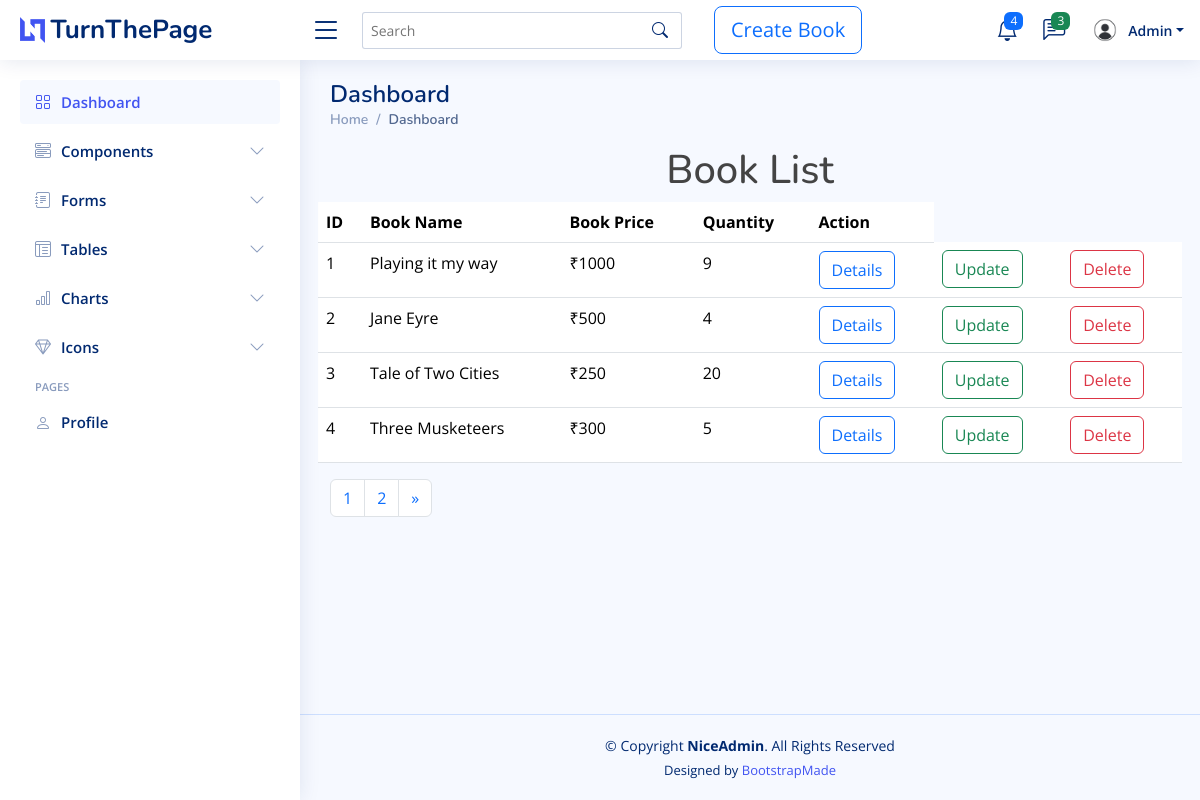
Page /list/ on the committed database.
### bookapp/models.py (models this page shows, shortened)
class Book(models.Model):
    title=models.CharField(max_length=250,null=True)
    price=models.IntegerField(null=True)
    image=models.ImageField(upload_to='book_media')
    quantity=models.IntegerField()
    author = models.ForeignKey(Author, on_delete=models.CASCADE)

### bookapp/views.py (the view)
# urls.py: path('list/',views.ListBook,name='list'),
def ListBook(request):
    books = Book.objects.all()
    paginator=Paginator(books,4)
    page_number=request.GET.get('page')
    try:
        page=paginator.get_page(page_number)
    except EmptyPage:
        page=paginator.page(page_number.num_pages)
    return render(request,'listbook.html',{'books':books,'page':page})

### templates/listbook.html (shortened to what this page needs)
{% extends 'base.html' %}
{% load static %}
{% block content %}
<h1 class="text-center">Book List</h1>
<table class="table">
  <thead>
    <tr>
        <th scope="col">ID</th>
        <th scope="col">Book Name</th>
        <th scope="col">Book Price</th>
        <th scope="col">Quantity</th>
        <th scope="col" >Action</th>
    </tr>
  </thead>
  <tbody>
    {% for book in page.object_list %}
    <tr>
        <td scope="row">{{forloop.counter}}</td>
        <td>{{book.title}}</td>
        <td>₹{{book.price}}</td>
        <td>{{book.quantity}}</td>
        <td><a href="{% url 'details' book.id %}" type="submit" class="btn btn-outline-primary">Details</a></td>
        <td><a href="{% url 'update' book.id %}" type="submit" class="btn btn-outline-success">Update</a></td>
        <td><a href="{% url 'delete' book.id %}" type="submit" class="btn btn-outline-danger">Delete</a></td>
    </tr>
    {% endfor %}
  </tbody>
</table>
<nav aria-label="Page navigation example">
  <ul class="pagination">
      {% for num in page.paginator.page_range %}
    <li class="page-item {% if page.number == num %}activate{% endif %}">
        <a class="page-link" href="?page={{num}}">{{num}}</a></li>
      {% endfor %}
      {% if page.has_next %}
      <li class="page-item">
          <a class="page-link" href="?page={{ page.next_page_number }}" aria-label="Next">
              <span aria-hidden="true">&raquo;</span>
          </a>
      </li>
      {% endif %}
  </ul>
</nav>
{% endblock %}

### templates/base.html (shortened to what this page needs)
<!DOCTYPE html>
{% load static %}
<html lang="en">
<head>
  <link href="{%static 'assets/vendor/bootstrap/css/bootstrap.min.css' %}" rel="stylesheet">
  <link href="{%static 'assets/vendor/bootstrap-icons/bootstrap-icons.css' %}" rel="stylesheet">
  <link href="{%static 'assets/vendor/boxicons/css/boxicons.min.css' %}" rel="stylesheet">
  <link href="{%static 'assets/vendor/quill/quill.snow.css' %}" rel="stylesheet">
  <link href="{%static 'assets/vendor/quill/quill.bubble.css' %}" rel="stylesheet">
  <link href="{%static 'assets/vendor/remixicon/remixicon.css' %}" rel="stylesheet">
  <link href="{%static 'assets/vendor/simple-datatables/style.css' %}" rel="stylesheet">
  <link href=" {%static 'assets/css/style.css' %}" rel="stylesheet">
</head>
<body class="d-flex flex-column" style="min-height: 100vh;">
  <header id="header" class="header fixed-top d-flex align-items-center">
    <div class="d-flex align-items-center justify-content-between">
      <a href="{% url 'list' %}" class="logo d-flex align-items-center">
        <img src="{% static 'assets/img/logo.png' %}" alt="">
        <span class="d-none d-lg-block">TurnThePage</span>
      </a>
      <i class="bi bi-list toggle-sidebar-btn"></i>
    </div>
    <div class="search-bar">
      <form class="search-form d-flex align-items-center" method="get" action="{% url 'search' %}">
        <input type="text" name="q" placeholder="Search" title="Enter books or author ">
        <button type="submit" title="Search"><i class="bi bi-search"></i></button>
      </form>
    </div>
    <div class="container">
      <a href="{% url 'create' %}"  class="btn btn-outline-primary btn-lg">Create Book</a>
    </div>
    <nav class="header-nav ms-auto">
      <ul class="d-flex align-items-center">
        <li class="nav-item dropdown">
          <a class="nav-link nav-icon" href="#" data-bs-toggle="dropdown">
            <i class="bi bi-bell"></i>
            <span class="badge bg-primary badge-number">4</span>
          </a>
        </li>
        <li class="nav-item dropdown">
          <a class="nav-link nav-icon" href="#" data-bs-toggle="dropdown">
            <i class="bi bi-chat-left-text"></i>
            <span class="badge bg-success badge-number">3</span>
          </a>
        </li>
        <li class="nav-item dropdown pe-3">
          <a class="nav-link nav-profile d-flex align-items-center pe-0" href="#" data-bs-toggle="dropdown">
            <img src="{% static 'assets/img/profile.jpg' %}" alt="Profile" class="rounded-circle" style="object-fit:cover;width:30px;height:30px;">
            <span class="d-none d-md-block dropdown-toggle ps-2">Admin</span>
          </a>
        </li>
      </ul>
    </nav>
  </header>
  <aside id="sidebar" class="sidebar">
    <ul class="sidebar-nav" id="sidebar-nav">
      <li class="nav-item">
        <a class="nav-link" href="{% url 'list' %}">
          <i class="bi bi-grid"></i>
          <span>Dashboard</span>
        </a>
      </li>
      <li class="nav-item">
        <a class="nav-link collapsed" data-bs-target="#components-nav" data-bs-toggle="collapse" href="#">
          <i class="bi bi-menu-button-wide"></i><span>Components</span><i class="bi bi-chevron-down ms-auto"></i>
        </a>
      </li>
      <li class="nav-item">
        <a class="nav-link collapsed" data-bs-target="#forms-nav" data-bs-toggle="collapse" href="#">
          <i class="bi bi-journal-text"></i><span>Forms</span><i class="bi bi-chevron-down ms-auto"></i>
        </a>
      </li>
      <li class="nav-item">
        <a class="nav-link collapsed" data-bs-target="#tables-nav" data-bs-toggle="collapse" href="#">
          <i class="bi bi-layout-text-window-reverse"></i><span>Tables</span><i class="bi bi-chevron-down ms-auto"></i>
        </a>
      </li>
      <li class="nav-item">
        <a class="nav-link collapsed" data-bs-target="#charts-nav" data-bs-toggle="collapse" href="#">
          <i class="bi bi-bar-chart"></i><span>Charts</span><i class="bi bi-chevron-down ms-auto"></i>
        </a>
      </li>
      <li class="nav-item">
        <a class="nav-link collapsed" data-bs-target="#icons-nav" data-bs-toggle="collapse" href="#">
          <i class="bi bi-gem"></i><span>Icons</span><i class="bi bi-chevron-down ms-auto"></i>
        </a>
      </li>
      <li class="nav-heading">Pages</li>
      <li class="nav-item">
        <a class="nav-link collapsed" href="users-profile.html">
          <i class="bi bi-person"></i>
          <span>Profile</span>
        </a>
      </li>
    </ul>
  </aside>
  <main id="main" class="main">
    <div class="pagetitle">
      <h1>Dashboard</h1>
      <nav>
        <ol class="breadcrumb">
          <li class="breadcrumb-item"><a href="index.html">Home</a></li>
          <li class="breadcrumb-item active">Dashboard</li>
        </ol>
      </nav>
    </div>
    <section class="section dashboard">
      <div class="row">
              {% block content %}
              {% endblock %}
          </div>
    </section>
  </main>
  <footer id="footer" class="footer mt-auto">
    <div class="copyright">
      &copy; Copyright <strong><span>NiceAdmin</span></strong>. All Rights Reserved
    </div>
    <div class="credits">
      Designed by <a href="https://bootstrapmade.com/">BootstrapMade</a>
    </div>
  </footer>
</body>
</html>

### static/assets/css/style.css (style rules this page uses)
:root { scroll-behavior: smooth; }
body { font-family: "Open Sans", sans-serif; background: #f6f9ff; color: #444444; }
a { color: #4154f1; text-decoration: none; }
h1, h2, h3, h4, h5, h6 { font-family: "Nunito", sans-serif; }
#main { margin-top: 60px; padding: 20px 30px; transition: all 0.3s; }
.pagetitle { margin-bottom: 10px; }
.pagetitle h1 { font-size: 24px; margin-bottom: 0; font-weight: 600; color: #012970; }
.breadcrumb { font-size: 14px; font-family: "Nunito", sans-serif; color: #899bbd; font-weight: 600; }
.breadcrumb a { color: #899bbd; transition: 0.3s; }
.breadcrumb .breadcrumb-item::before { color: #899bbd; }
.breadcrumb .active { color: #51678f; font-weight: 600; }
.logo { line-height: 1; }
@media (min-width: 1200px) { .logo { width: 280px; } }
.logo img { max-height: 26px; margin-right: 6px; }
.logo span { font-size: 26px; font-weight: 700; color: #012970; font-family: "Nunito", sans-serif; }
.header { transition: all 0.5s; z-index: 997; height: 60px; box-shadow: 0px 2px 20px rgba(1, 41, 112, 0.1); background-color: #fff; padding-left: 20px; }
.header .toggle-sidebar-btn { font-size: 32px; padding-left: 10px; cursor: pointer; color: #012970; }
.header .search-bar { min-width: 360px; padding: 0 20px; }
.header .search-form { width: 100%; }
.header .search-form input { border: 0; font-size: 14px; color: #012970; border: 1px solid rgba(1, 41, 112, 0.2); padding: 7px 38px 7px 8px; border-radius: 3px; transition: 0.3s; width: 100%; }
.header .search-form button { border: 0; padding: 0; margin-left: -30px; background: none; }
.header .search-form button i { color: #012970; }
.header-nav ul { list-style: none; }
.header-nav>ul { margin: 0; padding: 0; }
.header-nav .nav-icon { font-size: 22px; color: #012970; margin-right: 25px; position: relative; }
.header-nav .nav-profile { color: #012970; }
.header-nav .nav-profile img { max-height: 36px; }
.header-nav .nav-profile span { font-size: 14px; font-weight: 600; }
.header-nav .badge-number { position: absolute; inset: -2px -5px auto auto; font-weight: normal; font-size: 12px; padding: 3px 6px; }
.sidebar { position: fixed; top: 60px; left: 0; bottom: 0; width: 300px; z-index: 996; transition: all 0.3s; padding: 20px; overflow-y: auto; scrollbar-width: thin; scrollbar-color: #aab7cf transparent; box-shadow: 0px 0px 20px rgba(1, 41, 112, 0.1); background-color: #fff; }
@media (min-width: 1200px) { #main, #footer { margin-left: 300px; } }
.sidebar-nav { padding: 0; margin: 0; list-style: none; }
.sidebar-nav li { padding: 0; margin: 0; list-style: none; }
.sidebar-nav .nav-item { margin-bottom: 5px; }
.sidebar-nav .nav-heading { font-size: 11px; text-transform: uppercase; color: #899bbd; font-weight: 600; margin: 10px 0 5px 15px; }
.sidebar-nav .nav-link { display: flex; align-items: center; font-size: 15px; font-weight: 600; color: #4154f1; transition: 0.3; background: #f6f9ff; padding: 10px 15px; border-radius: 4px; }
.sidebar-nav .nav-link i { font-size: 16px; margin-right: 10px; color: #4154f1; }
.sidebar-nav .nav-link.collapsed { color: #012970; background: #fff; }
.sidebar-nav .nav-link.collapsed i { color: #899bbd; }
.sidebar-nav .nav-link .bi-chevron-down { margin-right: 0; transition: transform 0.2s ease-in-out; }
.footer { padding: 20px 0; font-size: 14px; transition: all 0.3s; border-top: 1px solid #cddfff; }
.footer .copyright { text-align: center; color: #012970; }
.footer .credits { padding-top: 5px; text-align: center; font-size: 13px; color: #012970; }

### rows in the picture
Book: title "Playing it my way", price "1000", quantity "9"
Book: title "Jane Eyre", price "500", quantity "4"
Book: title "Tale of Two Cities", price "250", quantity "20"
Book: title "Three Musketeers", price "300", quantity "5"

### other values in the picture
{{ num }} "1" "2"
